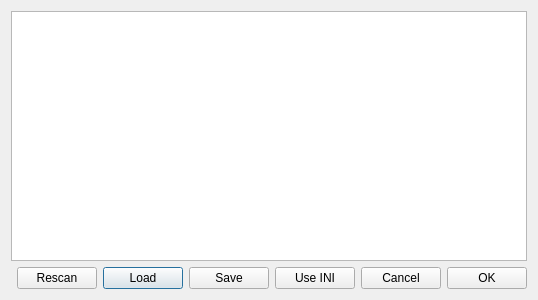
<?xml version="1.0" encoding="UTF-8"?>
<ui version="4.0">
 <class>PlaylistEditorDialog</class>
 <widget class="QDialog" name="PlaylistEditorDialog">
  <property name="geometry">
   <rect>
    <x>0</x>
    <y>0</y>
    <width>400</width>
    <height>300</height>
   </rect>
  </property>
  <property name="windowTitle">
   <string>Dialog</string>
  </property>
  <layout class="QGridLayout" name="gridLayout">
   <item row="0" column="0" colspan="7">
    <widget class="QTreeWidget" name="playlist">
     <property name="editTriggers">
      <set>QAbstractItemView::NoEditTriggers</set>
     </property>
     <property name="showDropIndicator" stdset="0">
      <bool>false</bool>
     </property>
     <property name="selectionMode">
      <enum>QAbstractItemView::ExtendedSelection</enum>
     </property>
     <property name="textElideMode">
      <enum>Qt::ElideNone</enum>
     </property>
     <property name="uniformRowHeights">
      <bool>true</bool>
     </property>
     <property name="headerHidden">
      <bool>true</bool>
     </property>
     <column>
      <property name="text">
       <string notr="true">1</string>
      </property>
     </column>
    </widget>
   </item>
   <item row="1" column="2">
    <widget class="QPushButton" name="load">
     <property name="text">
      <string>Load</string>
     </property>
    </widget>
   </item>
   <item row="1" column="3">
    <widget class="QPushButton" name="save">
     <property name="text">
      <string>Save</string>
     </property>
    </widget>
   </item>
   <item row="1" column="5">
    <widget class="QPushButton" name="cancel">
     <property name="text">
      <string>Cancel</string>
     </property>
    </widget>
   </item>
   <item row="1" column="0">
    <spacer name="horizontalSpacer">
     <property name="orientation">
      <enum>Qt::Horizontal</enum>
     </property>
     <property name="sizeHint" stdset="0">
      <size>
       <width>40</width>
       <height>20</height>
      </size>
     </property>
    </spacer>
   </item>
   <item row="1" column="1">
    <widget class="QPushButton" name="rescan">
     <property name="text">
      <string>Rescan</string>
     </property>
    </widget>
   </item>
   <item row="1" column="6">
    <widget class="QPushButton" name="ok">
     <property name="text">
      <string>OK</string>
     </property>
    </widget>
   </item>
   <item row="1" column="4">
    <widget class="QPushButton" name="useINI">
     <property name="text">
      <string>Use INI</string>
     </property>
    </widget>
   </item>
  </layout>
 </widget>
 <resources/>
 <connections/>
</ui>
